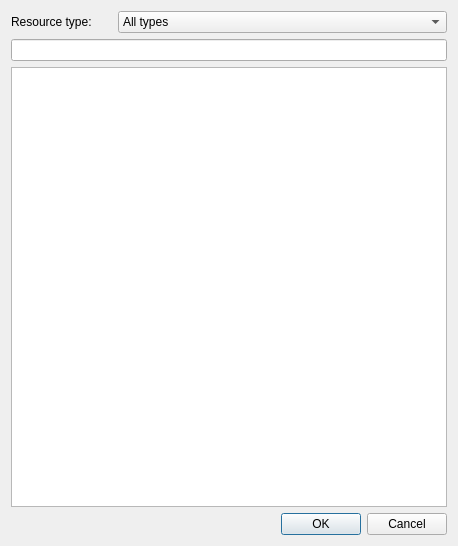
<?xml version="1.0" encoding="UTF-8"?>
<ui version="4.0">
 <class>QuickLoadDialog</class>
 <widget class="QDialog" name="QuickLoadDialog">
  <property name="geometry">
   <rect>
    <x>0</x>
    <y>0</y>
    <width>458</width>
    <height>546</height>
   </rect>
  </property>
  <property name="windowTitle">
   <string>Load resource</string>
  </property>
  <layout class="QVBoxLayout" name="verticalLayout">
   <item>
    <layout class="QHBoxLayout" name="horizontalLayout">
     <item>
      <widget class="QLabel" name="label">
       <property name="text">
        <string>Resource type:</string>
       </property>
      </widget>
     </item>
     <item>
      <spacer name="horizontalSpacer">
       <property name="orientation">
        <enum>Qt::Horizontal</enum>
       </property>
       <property name="sizeType">
        <enum>QSizePolicy::Fixed</enum>
       </property>
       <property name="sizeHint" stdset="0">
        <size>
         <width>20</width>
         <height>16</height>
        </size>
       </property>
      </spacer>
     </item>
     <item>
      <widget class="QComboBox" name="resourceTypeComboBox">
       <property name="sizePolicy">
        <sizepolicy hsizetype="MinimumExpanding" vsizetype="Fixed">
         <horstretch>0</horstretch>
         <verstretch>0</verstretch>
        </sizepolicy>
       </property>
       <item>
        <property name="text">
         <string>All types</string>
        </property>
       </item>
      </widget>
     </item>
    </layout>
   </item>
   <item>
    <widget class="QLineEdit" name="filterEdit"/>
   </item>
   <item>
    <widget class="QListView" name="resourceListView">
     <property name="verticalScrollMode">
      <enum>QAbstractItemView::ScrollPerPixel</enum>
     </property>
     <property name="uniformItemSizes">
      <bool>true</bool>
     </property>
    </widget>
   </item>
   <item>
    <widget class="QDialogButtonBox" name="buttonBox">
     <property name="orientation">
      <enum>Qt::Horizontal</enum>
     </property>
     <property name="standardButtons">
      <set>QDialogButtonBox::Cancel|QDialogButtonBox::Ok</set>
     </property>
    </widget>
   </item>
  </layout>
 </widget>
 <tabstops>
  <tabstop>filterEdit</tabstop>
  <tabstop>resourceListView</tabstop>
  <tabstop>resourceTypeComboBox</tabstop>
  <tabstop>buttonBox</tabstop>
 </tabstops>
 <resources/>
 <connections>
  <connection>
   <sender>buttonBox</sender>
   <signal>accepted()</signal>
   <receiver>QuickLoadDialog</receiver>
   <slot>accept()</slot>
   <hints>
    <hint type="sourcelabel">
     <x>248</x>
     <y>254</y>
    </hint>
    <hint type="destinationlabel">
     <x>157</x>
     <y>274</y>
    </hint>
   </hints>
  </connection>
  <connection>
   <sender>buttonBox</sender>
   <signal>rejected()</signal>
   <receiver>QuickLoadDialog</receiver>
   <slot>reject()</slot>
   <hints>
    <hint type="sourcelabel">
     <x>316</x>
     <y>260</y>
    </hint>
    <hint type="destinationlabel">
     <x>286</x>
     <y>274</y>
    </hint>
   </hints>
  </connection>
 </connections>
</ui>
